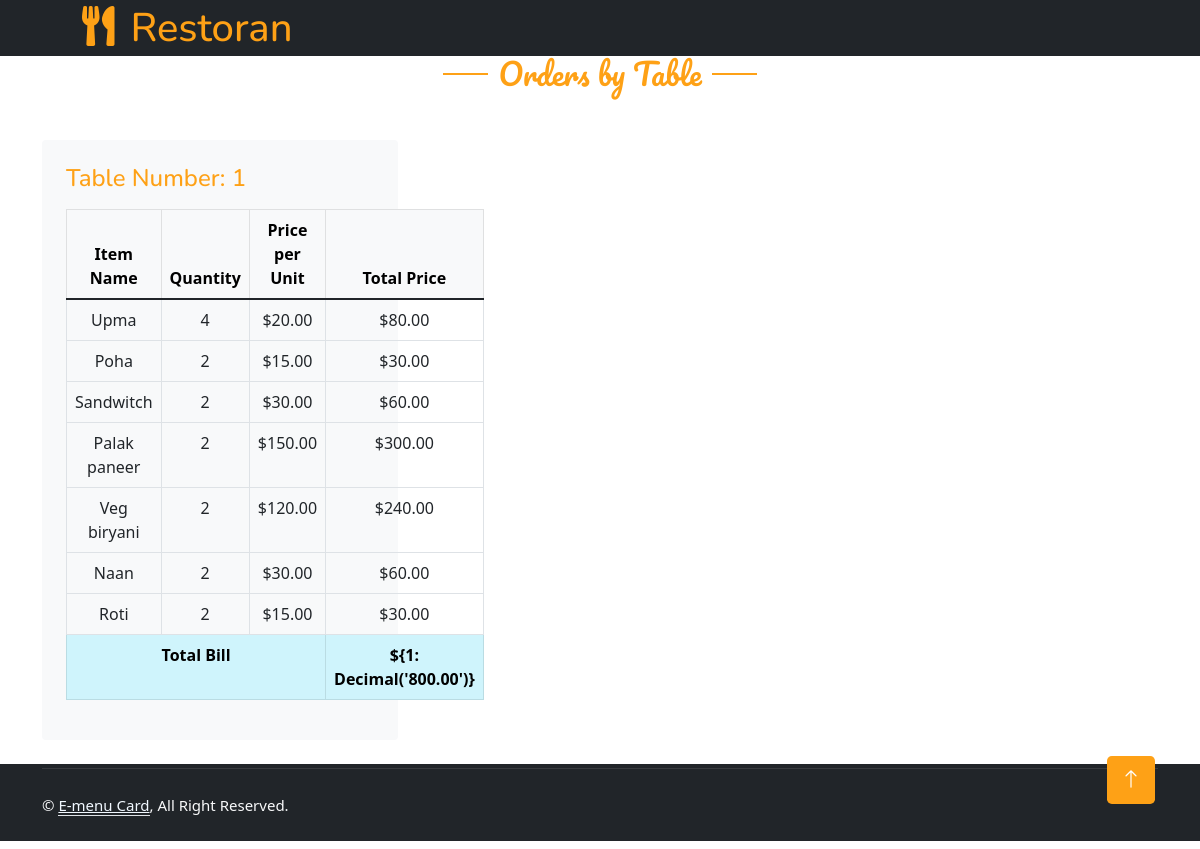
Page /counter/counter/ on the committed database.
### table/models.py (models this page shows, shortened)
class SubmittedItem(models.Model):
    food_item = models.ForeignKey('FoodItem', on_delete=models.CASCADE)
    name = models.CharField(max_length=255)
    price = models.DecimalField(max_digits=10, decimal_places=2)
    image = models.ImageField(upload_to='Submitted/')
    quantity = models.PositiveIntegerField(default=1)
    total_price = models.DecimalField(max_digits=10, decimal_places=2, blank=True)  # Allow blank and calculate in save()
    tableNumber = models.PositiveIntegerField(default=0)
    status = models.CharField(max_length=10, default='pending')  # Default to pending
    created_at = models.DateTimeField(auto_now_add=True)  # New field to track creation time
    def save(self, *args, **kwargs):
        self.total_price = self.price * self.quantity
        super().save(*args, **kwargs)

### counter/views.py (the view)
# urls.py: path('counter/',views.counter_home,name='counter_home'),
def counter_home(request):
    confirmed_orders = SubmittedItem.objects.filter(status='confirmed').order_by('tableNumber')
    orders_by_table = {}
    table_totals = {}
    for order in confirmed_orders:
        table_number = order.tableNumber
        if table_number not in orders_by_table:
            orders_by_table[table_number] = {}
            table_totals[table_number] = 0
        item_name = order.name  # Assuming 'item' is a ForeignKey and 'name' is the field
        item_quantity = order.quantity
        item_price = order.total_price  # Assuming 'total_price' is the price per unit
        total_item_price = item_quantity * item_price
        if item_name in orders_by_table[table_number]:
            orders_by_table[table_number][item_name]['quantity'] += item_quantity
            orders_by_table[table_number][item_name]['total_price'] += total_item_price
        else:
            orders_by_table[table_number][item_name] = {
                'quantity': item_quantity,
                'price': item_price,  # price per unit
                'total_price': total_item_price  # total price for the item (quantity * price)
            }
        table_totals[table_number] += total_item_price
    context = {
        'confirmed_orders': orders_by_table,
        'table_totals': table_totals,
    }
    return render(request, 'counter/counter_home.html', context)

### counter/templates/counter/counter_home.html
{% extends "counter/base.html" %}
{% load static %}
{% block start %}
<div class="container">
    <div class="text-center wow fadeInUp" data-wow-delay="0.1s">
        <h5 class="section-title ff-secondary text-center fw-normal mb-5" style="color: #FEA116; font-size: 30px;">
            Orders by Table
        </h5>
        <div class="tab-class text-center wow fadeInUp" data-wow-delay="0.1s">
            <div class="tab-content">
                <div id="tab-1" class="tab-pane fade show p-0 active">
                    <div class="row g-4">
                        {% for table_number, items in confirmed_orders.items %}
                        <div class="col-lg-4 col-md-6 wow fadeInUp" data-wow-delay="0.1s">
                            <div class="order-item bg-light rounded p-4">
                                <div class="d-flex align-items-center mb-3">
                                    <h4 class="mb-0" style="color: #FEA116;">Table Number: {{ table_number }}</h4>
                                </div>
                                <div class="billing-info w-100 mt-3">
                                    <table class="table table-bordered text-center" style="font-size: 16px;">
                                        <thead class="table-light">
                                            <tr>
                                                <th>Item Name</th>
                                                <th>Quantity</th>
                                                <th>Price per Unit</th>
                                                <th>Total Price</th>
                                            </tr>
                                        </thead>
                                        <tbody>
                                            {% for item_name, item_data in items.items %}
                                            <tr>
                                                <td>{{ item_name }}</td>
                                                <td>{{ item_data.quantity }}</td>
                                                <td>${{ item_data.price|floatformat:2 }}</td>
                                                <td>${{ item_data.total_price|floatformat:2 }}</td>
                                            </tr>
                                            {% empty %}
                                            <tr>
                                                <td colspan="4">No confirmed orders for this table.</td>
                                            </tr>
                                            {% endfor %}
                                            <tr class="table-info">
                                                <td colspan="3"><strong>Total Bill</strong></td>
                                                <td><strong>${{ table_totals.table_number|floatformat:2 }}{{ table_totals }}</strong></td>
                                            </tr>
                                        </tbody>
                                    </table>
                                </div>
                            </div>
                        </div>
                        {% endfor %}
                    </div>
                </div>
            </div>
        </div>
    </div>
</div>
{% endblock start %}

### counter/templates/counter/base.html (shortened to what this page needs)
{% load static %}
<!DOCTYPE html>
<html lang="en">
<head>
    <link href="https://cdnjs.cloudflare.com/ajax/libs/font-awesome/5.10.0/css/all.min.css" rel="stylesheet">
    <link href="https://cdn.jsdelivr.net/npm/bootstrap-icons@1.4.1/font/bootstrap-icons.css" rel="stylesheet">
    <link href="{% static "lib/animate/animate.min.css" %}" rel="stylesheet">
    <link href="{% static "lib/owlcarousel/assets/owl.carousel.min.css" %}" rel="stylesheet">
    <link href="{% static "lib/tempusdominus/css/tempusdominus-bootstrap-4.min.css" %}" rel="stylesheet" />
    <link href="{% static "css/bootstrap.min.css" %}" rel="stylesheet">
    <link href="{% static "css/style.css" %}" rel="stylesheet">
</head>
<body>
    <div class="container-xxl position-relative p-0">
        <nav class="navbar navbar-expand-lg navbar-dark bg-dark px-2 px-lg-5 py-3 py-lg-0">
            <a href="" class="navbar-brand p-0" style="margin-bottom: 0px; padding-bottom: 0;">
                <h1 class="text-primary m-1" style="color: #FEA116 !important; text-decoration: none !important;">
                    <i class="fa fa-utensils me-3" style="margin-left: 30px; margin-top: 0px; color: #FEA116 !important;"></i>Restoran
                </h1>
            </a>
        </nav>
    </div>
     {% block start %}
     {% endblock start %}
        <div class="container-fluid bg-dark text-light footer pt-1 mt-3 mb-2 wow fadeIn" data-wow-delay="0.1s">
            <div class="container">
                <div class="copyright">
                    <div class="row">
                        <div class="col-md-6 text-center text-md-start mb-3 mb-md-0">
                            &copy; <a class="border-bottom" href="#">E-menu Card</a>, All Right Reserved.
						</div>
                    </div>
                </div>
            </div>
        </div>
        <a href="#" class="btn btn-lg btn-lg-square back-to-top" style="background-color: #FEA116; color: white; border: none; display: flex; align-items: center; justify-content: center;"><i class="bi bi-arrow-up "></i></a>
    <link href="https://cdn.jsdelivr.net/npm/bootstrap@5.1.3/dist/css/bootstrap.min.css" rel="stylesheet">
</body>
</html>

### static/css/style.css (style rules this page uses)
:root { --primary: #FEA116; --light: #F1F8FF; --dark: #0F172B; }
.ff-secondary { font-family: 'Pacifico', cursive; }
.back-to-top { position: fixed; display: none; right: 45px; bottom: 45px; z-index: 99; }
.btn { font-family: 'Nunito', sans-serif; font-weight: 500; text-transform: uppercase; transition: .5s; }
.btn-lg-square { width: 48px; height: 48px; }
.btn-square, .btn-sm-square, .btn-lg-square { padding: 0; display: flex; align-items: center; justify-content: center; font-weight: normal; border-radius: 2px; }
.navbar-dark { position: fixed; width: 100%; top: 0; left: 0; z-index: 999; background: var(--dark) !important; transition: none; }
@media (min-width: 992px) { .navbar-dark { position: fixed; width: 100%; top: 0; left: 0; z-index: 999; background: var(--dark) !important; } }
.section-title { position: relative; display: inline-block; }
.section-title::before { position: absolute; content: ""; width: 45px; height: 2px; top: 50%; left: -55px; margin-top: -1px; background: var(--primary); }
.section-title::after { position: absolute; content: ""; width: 45px; height: 2px; top: 50%; right: -55px; margin-top: -1px; background: var(--primary); }
.footer .copyright { padding: 25px 0; font-size: 15px; border-top: 1px solid rgba(256, 256, 256, .1); }
.footer .copyright a { color: var(--light); }

### rows in the picture
SubmittedItem: items "Upma", price "20.00"
SubmittedItem: items "Poha", price "15.00"
SubmittedItem: items "Sandwitch", price "30.00"
SubmittedItem: items "Palak paneer", price "150.00"
SubmittedItem: items "Veg biryani", price "120.00"
SubmittedItem: items "Naan", price "30.00"
SubmittedItem: items "Roti", price "15.00"

### other values in the picture
{{ table_number }} "1"
{{ item_data.quantity }} "4" "2" "2" "2" "2" "2" "2"
{{ item_data.total_price|floatformat:2 }} "80.00" "30.00" "60.00" "300.00" "240.00" "60.00" "30.00"
{{ table_totals }} "{1: Decimal('800.00')}"
